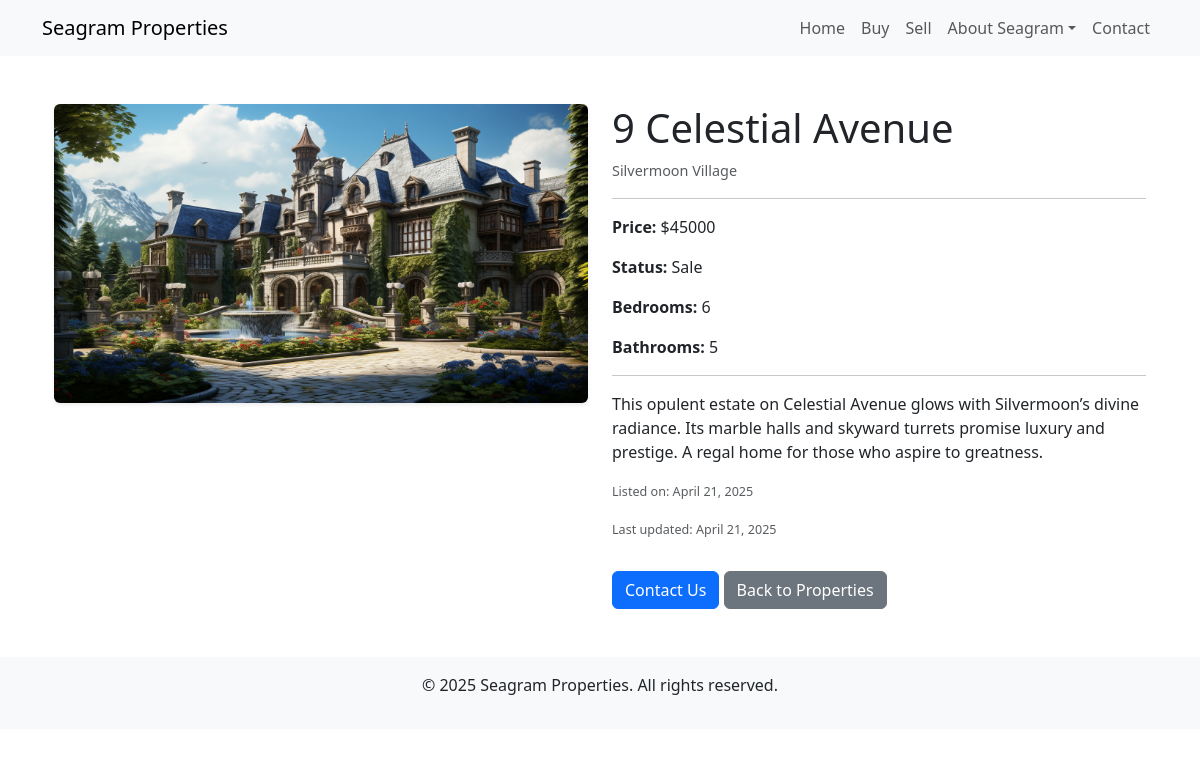
The page /properties/11/ on the database its author committed.
### core/models.py (models this page shows, shortened)
class Property(models.Model):
    address = models.CharField(max_length=100)
    description = models.TextField(max_length=500)
    price = models.DecimalField(max_digits=10, decimal_places=2)
    status = models.CharField(max_length=10, choices=STATUS_CHOICES, default='sale')
    suburb = models.CharField(max_length=20, choices=SUBURB_CHOICES, default='silvermoonVillage')
    bedrooms = models.IntegerField()
    bathrooms = models.IntegerField()
    image = models.ImageField(upload_to='properties/') #Our images will be stored in media/properties/
    created_at = models.DateTimeField(auto_now_add=True)
    updated_at = models.DateTimeField(auto_now=True)

### core/views.py (the view)
# urls.py: path('properties/<int:pk>/', PropertyDetailView.as_view(), name='property_detail'),
class PropertyDetailView(DetailView):
    model = Property
    template_name = 'core/property_detail.html'

### core/templates/core/property_detail.html
{% extends 'base.html' %}
{% load static %}
{% block content %}
<div class="container my-5">
    <div class="row">
        <div class="col-md-6">
            {% if object.image %}
                <img src="{{ object.image.url }}" class="img-fluid rounded shadow-sm" alt="{{ object.address }}">
            {% else %}
                <p>No image available</p>
            {% endif %}
        </div>
        <div class="col-md-6">
            <h1>{{ object.address }}</h1>
            <p class="text-muted">{{ object.get_suburb_display }}</p>
            <hr>
            <p><strong>Price:</strong> ${{ object.price|floatformat:0 }}</p>
            <p><strong>Status:</strong> {{ object.get_status_display }}</p>
            <p><strong>Bedrooms:</strong> {{ object.bedrooms }}</p>
            <p><strong>Bathrooms:</strong> {{ object.bathrooms }}</p>
            <hr>
            <p>{{ object.description }}</p>
            <p class="text-muted"><small>Listed on: {{ object.created_at|date:"F d, Y" }}</small></p>
            <p class="text-muted"><small>Last updated: {{ object.updated_at|date:"F d, Y" }}</small></p>
            <a href="{% url 'contact' %}?subject=buying&message=I+would+like+to+make+an+inquiry+about+{{ object.address|urlencode }}" class="btn btn-primary mt-3">Contact Us</a>
            <a href="{% url 'property_list' %}" class="btn btn-secondary mt-3">Back to Properties</a>
        </div>
    </div>
</div>
{% endblock %}

### static/css/custom.css (style rules this page uses)
.text-muted { font-size: 0.9rem; }

### rows shown on the page
Property: image (picture), address "9 Celestial Avenue", suburb "Silvermoon Village", price "45000", status "Sale", bedrooms "6", bathrooms "5", description "This opulent estate on Celestial Avenue glows with Silvermoon’s divine radiance. Its marble halls and skyward turrets promise luxury and prestige. A regal home for those who aspire to greatness.", created_at "April 21, 2025", updated_at "April 21, 2025"
